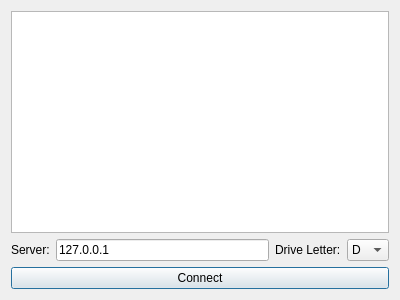
<?xml version="1.0" encoding="UTF-8"?>
<ui version="4.0">
 <class>NetworkDriveDialog</class>
 <widget class="QDialog" name="NetworkDriveDialog">
  <property name="geometry">
   <rect>
    <x>0</x>
    <y>0</y>
    <width>400</width>
    <height>300</height>
   </rect>
  </property>
  <property name="windowTitle">
   <string>Qt Dokany Network Drive Example</string>
  </property>
  <layout class="QGridLayout" name="gridLayout">
   <item row="1" column="0">
    <widget class="QLabel" name="serverLabel">
     <property name="text">
      <string>Server:</string>
     </property>
    </widget>
   </item>
   <item row="1" column="1">
    <widget class="QLineEdit" name="serverLineEdit">
     <property name="text">
      <string>127.0.0.1</string>
     </property>
    </widget>
   </item>
   <item row="2" column="0" colspan="4">
    <widget class="QPushButton" name="connectPushButton">
     <property name="text">
      <string>Connect</string>
     </property>
    </widget>
   </item>
   <item row="1" column="2">
    <widget class="QLabel" name="driveLetterLabel">
     <property name="text">
      <string>Drive Letter:</string>
     </property>
    </widget>
   </item>
   <item row="1" column="3">
    <widget class="QComboBox" name="driveLetterComboBox">
     <property name="currentIndex">
      <number>1</number>
     </property>
     <item>
      <property name="text">
       <string>C</string>
      </property>
     </item>
     <item>
      <property name="text">
       <string>D</string>
      </property>
     </item>
     <item>
      <property name="text">
       <string>E</string>
      </property>
     </item>
     <item>
      <property name="text">
       <string>F</string>
      </property>
     </item>
     <item>
      <property name="text">
       <string>G</string>
      </property>
     </item>
     <item>
      <property name="text">
       <string>H</string>
      </property>
     </item>
     <item>
      <property name="text">
       <string>I</string>
      </property>
     </item>
     <item>
      <property name="text">
       <string>J</string>
      </property>
     </item>
     <item>
      <property name="text">
       <string>K</string>
      </property>
     </item>
     <item>
      <property name="text">
       <string>L</string>
      </property>
     </item>
     <item>
      <property name="text">
       <string>M</string>
      </property>
     </item>
     <item>
      <property name="text">
       <string>N</string>
      </property>
     </item>
     <item>
      <property name="text">
       <string>O</string>
      </property>
     </item>
     <item>
      <property name="text">
       <string>P</string>
      </property>
     </item>
     <item>
      <property name="text">
       <string>Q</string>
      </property>
     </item>
     <item>
      <property name="text">
       <string>R</string>
      </property>
     </item>
     <item>
      <property name="text">
       <string>S</string>
      </property>
     </item>
     <item>
      <property name="text">
       <string>T</string>
      </property>
     </item>
     <item>
      <property name="text">
       <string>U</string>
      </property>
     </item>
     <item>
      <property name="text">
       <string>V</string>
      </property>
     </item>
     <item>
      <property name="text">
       <string>W</string>
      </property>
     </item>
     <item>
      <property name="text">
       <string>X</string>
      </property>
     </item>
     <item>
      <property name="text">
       <string>Y</string>
      </property>
     </item>
     <item>
      <property name="text">
       <string>Z</string>
      </property>
     </item>
    </widget>
   </item>
   <item row="0" column="0" colspan="4">
    <widget class="QPlainTextEdit" name="logPlainTextEdit"/>
   </item>
  </layout>
 </widget>
 <layoutdefault spacing="6" margin="11"/>
 <resources/>
 <connections/>
</ui>
